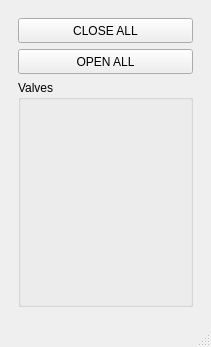
<?xml version="1.0" encoding="UTF-8"?>
<ui version="4.0">
 <class>view</class>
 <widget class="QMainWindow" name="view">
  <property name="geometry">
   <rect>
    <x>0</x>
    <y>0</y>
    <width>211</width>
    <height>347</height>
   </rect>
  </property>
  <property name="windowTitle">
   <string>Valve State</string>
  </property>
  <widget class="QWidget" name="centralwidget">
   <layout class="QVBoxLayout" name="verticalLayout">
    <item>
     <widget class="QWidget" name="widget" native="true">
      <layout class="QVBoxLayout" name="verticalLayout_2">
       <item>
        <widget class="QPushButton" name="closeButton">
         <property name="minimumSize">
          <size>
           <width>100</width>
           <height>25</height>
          </size>
         </property>
         <property name="text">
          <string>CLOSE ALL</string>
         </property>
        </widget>
       </item>
       <item>
        <widget class="QPushButton" name="openButton">
         <property name="minimumSize">
          <size>
           <width>100</width>
           <height>25</height>
          </size>
         </property>
         <property name="text">
          <string>OPEN ALL</string>
         </property>
        </widget>
       </item>
       <item>
        <widget class="QGroupBox" name="groupBox">
         <property name="title">
          <string>Valves</string>
         </property>
        </widget>
       </item>
      </layout>
     </widget>
    </item>
   </layout>
  </widget>
  <widget class="QStatusBar" name="statusbar"/>
 </widget>
 <resources/>
 <connections/>
</ui>
